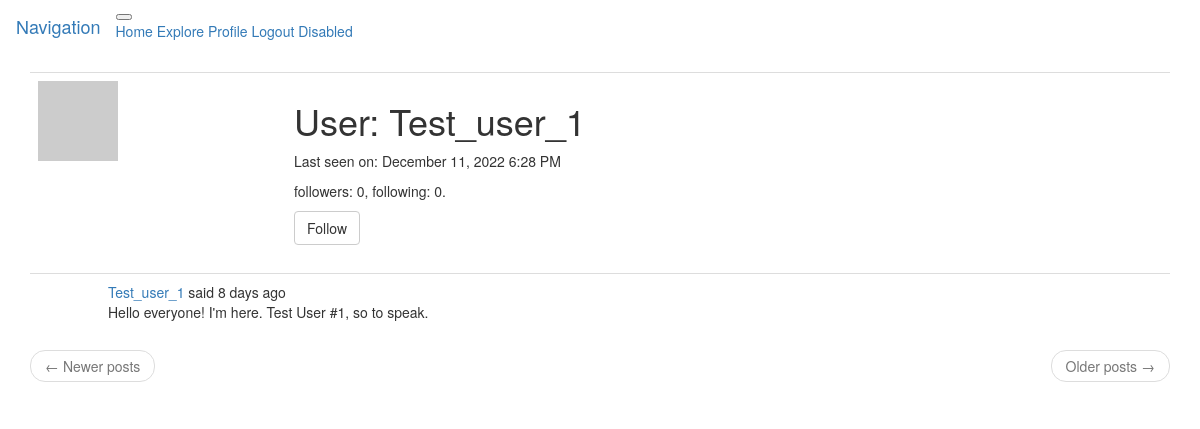
Page /user/Test_user_1 (signed in) on the earlier database version.
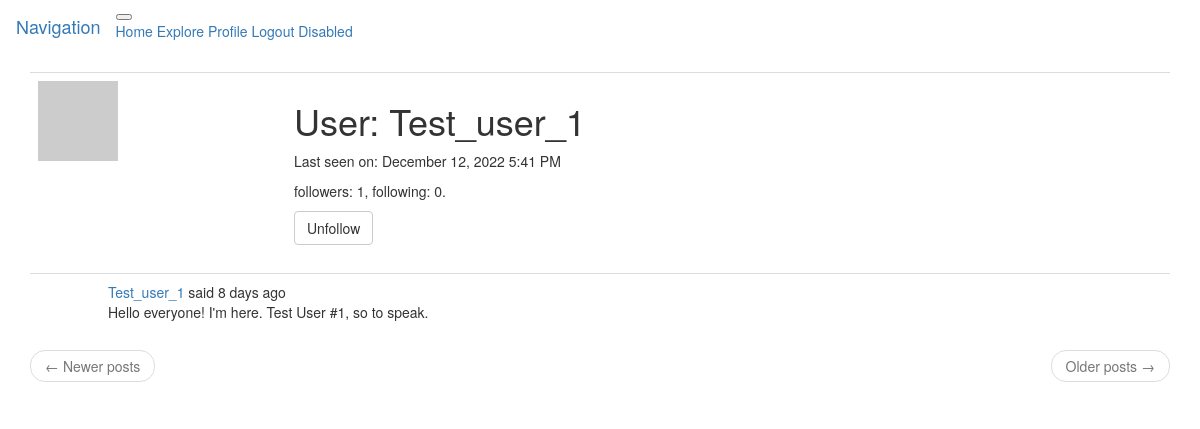
Same page on the later database version.
### app/models.py (models this page shows, shortened)
class User(UserMixin, db.Model):
    id = db.Column(db.Integer, primary_key = True)
    username = db.Column(db.String(64), index = True, unique = True)
    email = db.Column(db.String(120), index = True, unique = True)
    password_hash = db.Column(db.String(128))
    posts = db.relationship('Post', backref = 'author', lazy = 'dynamic')
    about_me = db.Column(db.String(140))
    last_seen = db.Column(db.DateTime, default = datetime.utcnow)
    followed = db.relationship('User',
                               secondary = followers,
                               primaryjoin = (followers.c.follower_id == id),
                               secondaryjoin = (followers.c.followed_id == id),
                               backref = db.backref('followers', lazy = 'dynamic'),
                               lazy = 'dynamic')
    def avatar(self, size):
        digest = md5(self.email.lower().encode('utf-8')).hexdigest()
        return 'https://www.gravatar.com/avatar/{}?d=robohash&s={}'.format(digest, size)
    def is_following(self, user):
        return self.followed.filter(followers.c.followed_id == user.id).count() > 0

class Post(db.Model):
    id = db.Column(db.Integer, primary_key = True)
    body = db.Column(db.String(140))
    timestamp = db.Column(db.DateTime, index = True, default = datetime.utcnow)
    user_id = db.Column(db.Integer, db.ForeignKey('user.id'))
    language = db.Column(db.String(8))

### app/routes.py (the view)
@app.route('/user/<username>')
@login_required
def user(username):
    user = User.query.filter_by(username = username).first_or_404()
    page = request.args.get('page', 1, type = int)
    posts = user.posts.order_by(Post.timestamp.desc())\
        .paginate(page = page, per_page = app.config['POSTS_PER_PAGE'], error_out = False)
    next_page = url_for('user', username = user.username, page = posts.next_num) \
        if posts.has_next else None
    prev_page = url_for('user', username = user.username, page = posts.prev_num) \
        if posts.has_prev else None
    form = EmptyForm()
    return render_template('user.html', user = user, posts = posts.items,
                           next_page = next_page, prev_page = prev_page, form = form)

### app/forms.py
class EmptyForm(FlaskForm):
    submit = SubmitField('Submit')

### app/models.py (called while the page is built)
@login.user_loader
def load_user(id):
    return User.query.get(int(id))

### app/routes.py (called while the page is built)
@app.before_request
def before_request():
    if current_user.is_authenticated:
        current_user.last_seen = datetime.utcnow()
        db.session.commit()
        g.locale = str(get_locale())

### app/templates/user.html (shortened to what this page needs)
{% extends "_layout.html" %}
{% block app_content %}
    <table class="table table-hover">
        <tr>
            <td width="256px">
                <img src="{{ user.avatar(256) }}">
            </td>
            <td>
                <h1>{{ _('User') }}: {{ user.username }}</h1>
                {% if user.last_seen %}
                <p>{{ _('Last seen on') }}: {{ moment(user.last_seen).format('LLL') }}</p>
                {% endif %}
                <p>
                    {{ _('followers') }}: {{ user.followers.count() }}, {{ _('following') }}: {{ user.followed.count() }}.
                </p>
                {% if user == current_user %}
                <p>
                    <a href="{{ url_for('edit_profile') }}">{{ _('Edit your profile') }}</a>
                </p>
                {% elif not current_user.is_following(user) %}
                <form action="{{ url_for('follow', username = user.username) }}" method="post">
                    {{ form.submit(value = _('Follow'), class_ = 'btn btn-default') }}
                </form>
                {% else %}
                <form action="{{ url_for('unfollow', username = user.username) }}" method="post">
                    {{ form.submit(value = _('Unfollow'), class_ = 'btn btn-default') }}
                </form>
                {% endif %}
            </td>
        </tr>
    </table>
    {% for post in posts %}
        {% include '_post.html' %}
    {% endfor %}
    <nav aria-label="...">
        <ul class="pager">
            <li class="previous{% if not prev_url %} disabled{% endif %}">
                <a href="{{ prev_url or '#' }}">
                    <span aria-hidden="true">&larr;</span> {{ _('Newer posts') }}
                </a>
            </li>
            <li class="next{% if not next_url %} disabled{% endif %}">
                <a href="{{ next_url or '#' }}">
                    {{ _('Older posts') }} <span aria-hidden="true">&rarr;</span>
                </a>
            </li>
        </ul>
    </nav>
{% endblock %}

### app/templates/_layout.html (shortened to what this page needs)
{% extends "bootstrap/base.html" %}
{% block navbar %}
<nav class="navbar navbar-expand-lg bg-light">
    <div class="container-fluid">
        <a class="navbar-brand" href="#">{{ _('Navigation') }}</a>
        <button class="navbar-toggler" type="button" data-bs-toggle="collapse" data-bs-target="#navbarNavAltMarkup" aria-controls="navbarNavAltMarkup" aria-expanded="false" aria-label="Toggle navigation">
        </button>
        <div class="collapse navbar-collapse" id="navbarNavAltMarkup">
            <div class="navbar-nav">
                <a class="nav-link active" aria-current="page" href="{{ url_for('index') }}">{{ _('Home') }}</a>
                <a class="nav-link" href="{{ url_for('explore') }}">{{ _('Explore') }}</a>
                {% if current_user.is_anonymous %}
                <a class="nav-link" href="{{ url_for('login') }}">{{ _('Login') }}</a>
                {% else %}
                <a class="nav-link" href="{{ url_for('user', username = current_user.username) }}">{{ _('Profile') }}</a>
                <a class="nav-link" href="{{ url_for('logout') }}">{{ _('Logout') }}</a>
                {% endif %}
                <a class="nav-link disabled">{{ _('Disabled') }}</a>
            </div>
        </div>
    </div>
</nav>
{% endblock %}
{% block content %}
    <div class="container">
        {% block app_content %}
        {% endblock %}
    </div>
{% endblock %}

### app/templates/_post.html (shortened to what this page needs)
<table class="table table-hover">
    <tr>
        <td width="70px">
        </td>
        <td>
            {{ _('%(username)s said %(when)s', username = link_of_user, when = moment(post.timestamp).fromNow()) }}
            <br>
            <span id="post{{ post.id }}">
                {{ post.body }}
            </span>
        </td>
    </tr>
</table>

Differences in the rows shown:
changed User "Test_user_1": last_seen "December 11, 2022 6:28 PM" → "December 12, 2022 5:41 PM"
Other differences:
{{ user.followers.count() }}: "0" → "1"
form field submit: (not shown) → "Unfollow"
form field submit: "Follow" → (not shown)
